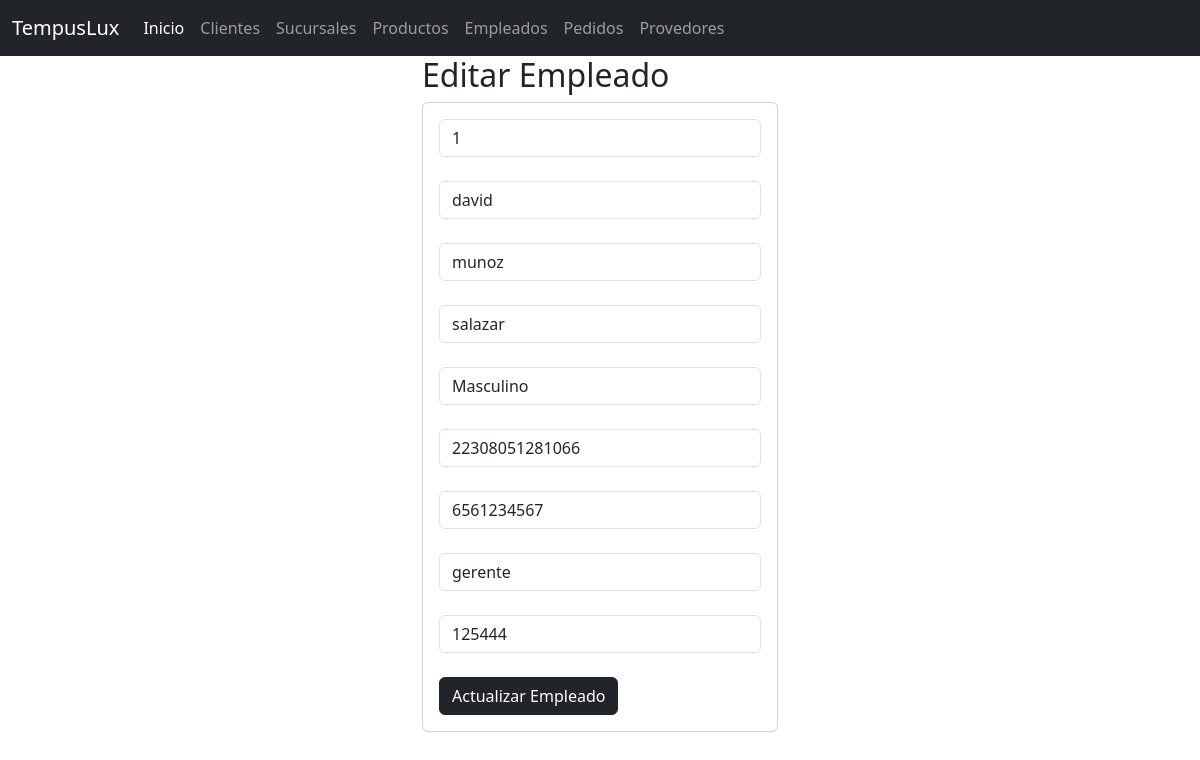
Screenshot of /seleccionarEmpleado/1/ with the database file from the repository.
### Empleados_app/models.py (models this page shows, shortened)
class Empleados(models.Model):
    id_empleado=models.CharField(primary_key=True,max_length=11)
    nombre=models.CharField(max_length=45)
    apellido_p=models.CharField(max_length=30)
    apellido_m=models.CharField(max_length=30)
    genero=models.CharField(max_length=30)
    matricula=models.CharField(max_length=20)
    celular=models.PositiveIntegerField()
    puesto=models.CharField(max_length=30)
    salario=models.PositiveIntegerField()

### Empleados_app/views.py (the view)
# urls.py: path('seleccionarEmpleado/<id_empleado>/', views.seleccionarEmpleados, name="seleccionarEmpleados"),
def seleccionarEmpleados(request, id_empleado):
    try:
        empleado = Empleados.objects.get(id_empleado=id_empleado)
    except Empleados.DoesNotExist:
        return redirect("empleados")  # En caso de que no exista el empleado
    return render(request, "editarEmpleados.html", {"misempleados": empleado})

### Empleados_app/templates/editarempleados.html (shortened to what this page needs)
{% extends "base.html" %}
{% block cuerpo %}
<div class="row">
    <div class="col-md-4 offset-md-4">
        <h2>Editar Empleado</h2>
        <div class="card">
            <div class="card-body">
                <form method="POST">
                    <div class="form-group">
                        <input type="text" id="txtcodigo" name="txtcodigo" minlength="1" maxlength="11"
                            value="{{ misempleados.id_empleado }}" class="form-control" readonly required><br>
                    </div>
                    <div class="form-group">
                        <input type="text" id="txtnombre" name="txtnombre" value="{{ misempleados.nombre }}"
                            maxlength="45" class="form-control" required><br>
                    </div>
                    <div class="form-group">
                        <input type="text" id="txtapellido_p" name="txtapellido_p" value="{{ misempleados.apellido_p }}"
                            maxlength="30" class="form-control" required><br>
                    </div>
                    <div class="form-group">
                        <input type="text" id="txtapellido_m" name="txtapellido_m" value="{{ misempleados.apellido_m }}"
                            maxlength="30" class="form-control" required><br>
                    </div>
                    <div class="form-group">
                        <input type="text" id="txtgenero" name="txtgenero" value="{{ misempleados.genero }}"
                            maxlength="30" class="form-control" required><br>
                    </div>
                    <div class="form-group">
                        <input type="text" id="txtmatricula" name="txtmatricula" value="{{ misempleados.matricula }}"
                            maxlength="20" class="form-control" required><br>
                    </div>
                    <div class="form-group">
                        <input type="number" id="txtcelular" name="txtcelular" value="{{ misempleados.celular }}"
                            min="1000000000" max="9999999999" class="form-control" required><br>
                    </div>
                    <div class="form-group">
                        <input type="text" id="txtpuesto" name="txtpuesto" value="{{ misempleados.puesto }}"
                            maxlength="30" class="form-control" required><br>
                    </div>
                    <div class="form-group">
                        <input type="number" id="txtsalario" name="txtsalario" value="{{ misempleados.salario }}"
                            class="form-control" required><br>
                    </div>
                    <div class="form-group">
                        <button type="submit" class="btn btn-dark">Actualizar Empleado</button>
                    </div>
                </form>
            </div>
        </div>
    </div>
</div>
{% endblock cuerpo %}

### rows the page displays
Empleados: txtcodigo "1", txtnombre "david", txtapellido_p "munoz", txtapellido_m "salazar", txtgenero "Masculino", txtmatricula "22308051281066", txtcelular "6561234567", txtpuesto "gerente", txtsalario "125444"
